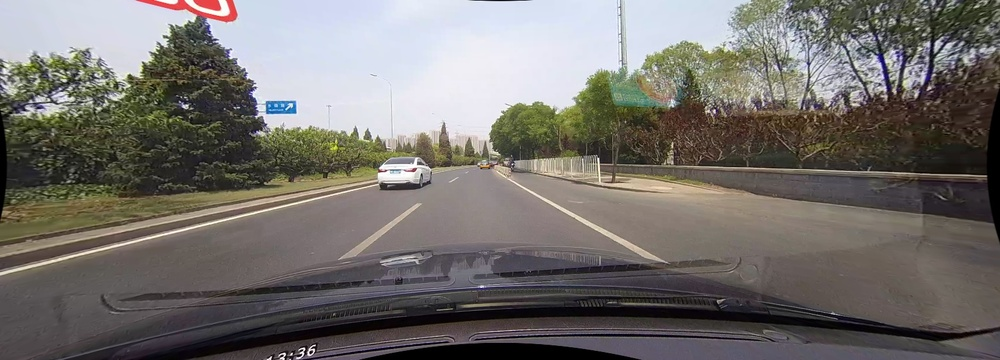
#> input picture 多媒體/Homework1_108810039_張洸銘/2.jpg, 1000 x 360 px, shrunk from 1640 x 590 before the run
$ python homework.py
#> lines starting #> are read from the running program, lines starting #| are printed output that depends on the picture; after the words box and inside, x2 and y2 are one past the last pixel; in counts of white or black regions, pixels touching at a corner belong together
import numpy as np
import cv2

image = cv2.imread('2.jpg')
#> image is the input picture: shape (360, 1000, 3); mean B, G, R 108.1, 112, 115.7
cv2.imshow('image', image)
cv2.imwrite('result/image.jpg', image)
gray = cv2.cvtColor(image, cv2.COLOR_BGR2GRAY)
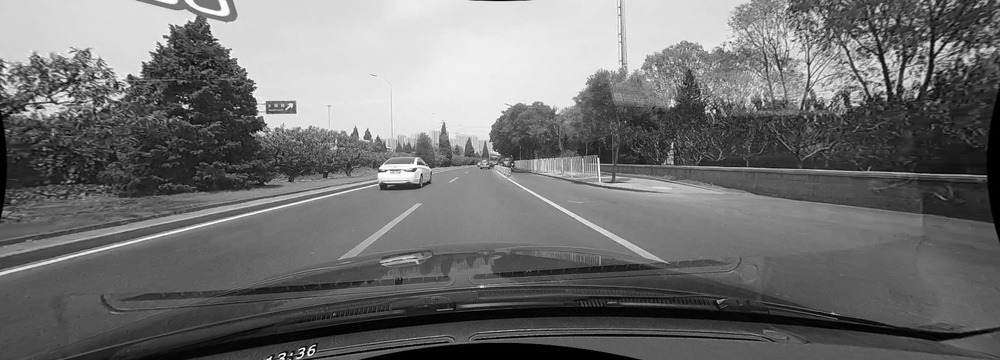
#> gray: shape (360, 1000); min 0, max 255, mean 112.7
cv2.imshow('gray', gray)
cv2.imwrite('result/gray.jpg', gray)

gray = cv2.equalizeHist(gray)
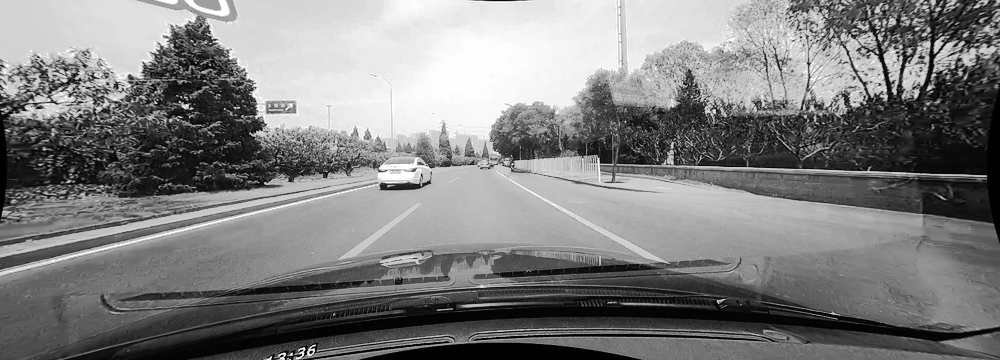
#> gray: shape (360, 1000); min 0, max 255, mean 127.1
cv2.imshow('equalizehist', gray)
cv2.imwrite('result/equalizehist.jpg', gray)

kernel_size = 5
blur_gray = cv2.GaussianBlur(gray, (kernel_size, kernel_size), 0)
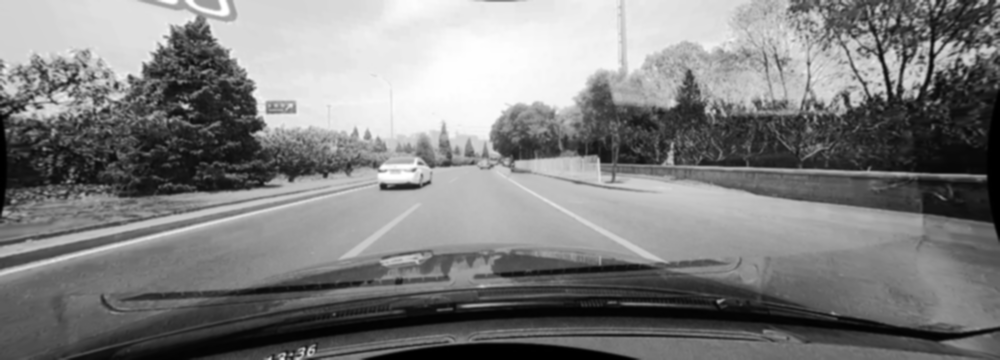
#> blur_gray: shape (360, 1000); min 0, max 255, mean 127.1
cv2.imshow('blur gray', blur_gray)
cv2.imwrite('result/blur_gray.jpg', blur_gray)

_, threshold_image = cv2.threshold(blur_gray, 200, 255, cv2.THRESH_BINARY)
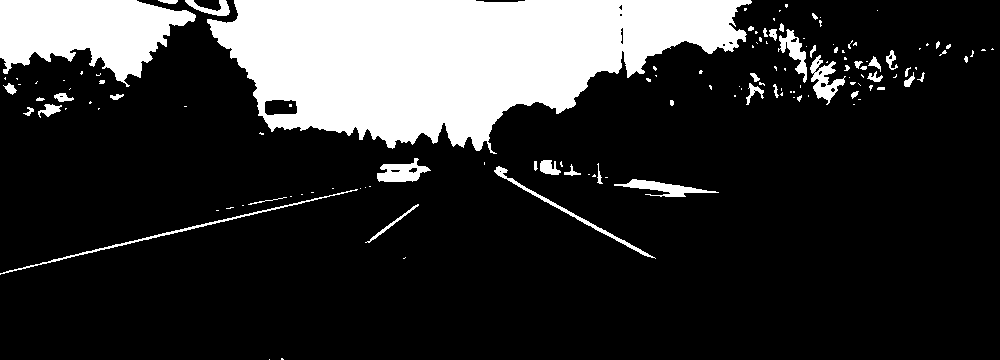
#> threshold_image: shape (360, 1000); 19.5% white; 135 white regions (88 under 20 px), largest, box (x1, y1, x2, y2) and area: (207, 0, 752, 154) 52365, (0, 0, 196, 87) 10512, (0, 189, 358, 275) 779
cv2.imshow('threshold', threshold_image)
cv2.imwrite('result/threshold_image.jpg', threshold_image)

kernel = np.ones((3, 3), np.uint8)
morphology_image = cv2.morphologyEx(threshold_image, cv2.MORPH_OPEN, kernel)
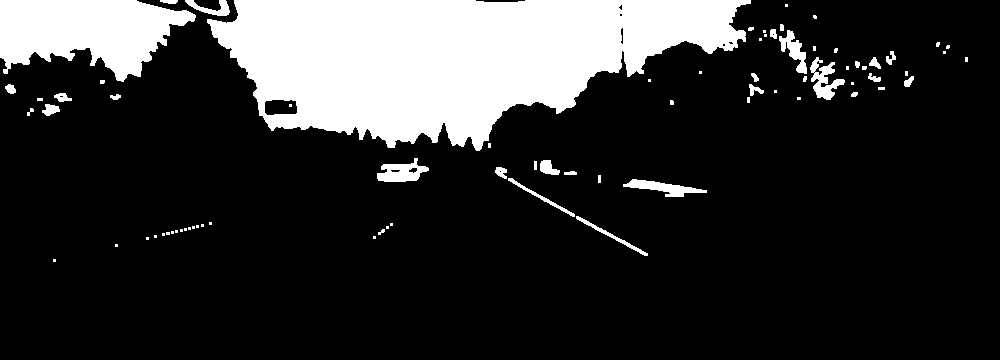
#> morphology_image: shape (360, 1000); 18.9% white; 77 white regions (43 under 20 px), largest, box (x1, y1, x2, y2) and area: (207, 0, 751, 151) 52250, (0, 0, 196, 82) 10467, (377, 158, 429, 182) 713
cv2.imshow('mor', morphology_image)
cv2.imwrite('result/morphology_image.jpg', morphology_image)

low_threshold = 100
high_threshold = 200
masked_edges = cv2.Canny(morphology_image, low_threshold, high_threshold)
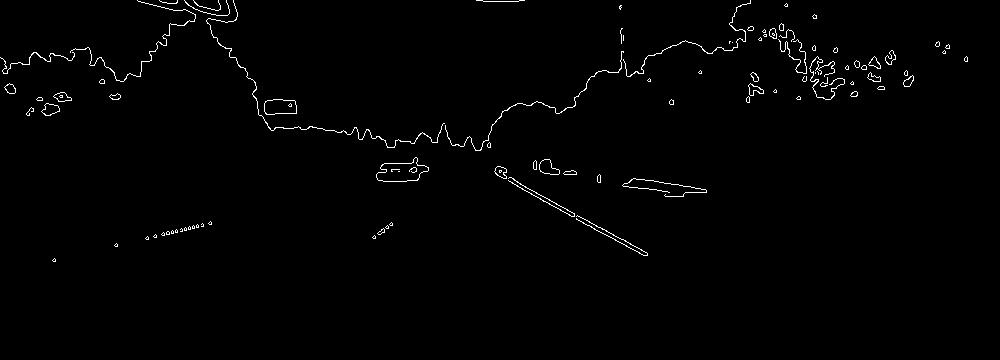
#> masked_edges: shape (360, 1000); 1.1% white in thin lines or dots, all inside (x1, y1, x2, y2) = (0, 0, 968, 262)
cv2.imshow('masked', masked_edges)
cv2.imwrite('result/masked_edges.jpg', masked_edges)

rho = 1
theta = np.pi / 180
threshold = 50
min_line_length = 100
max_line_gap = 20

line_image = np.copy(image)

lines = cv2.HoughLinesP(masked_edges, rho, theta, threshold, min_line_length, max_line_gap)
#> lines = [[524, 190, 558, 208], [601, 232, 627, 246], [275, 113, 296, 113]]

for line in lines:
    x1,y1,x2,y2 = line[0]
    cv2.line(line_image,(x1,y1),(x2,y2),(0,0,255),10)
#> this loop made 3 passes
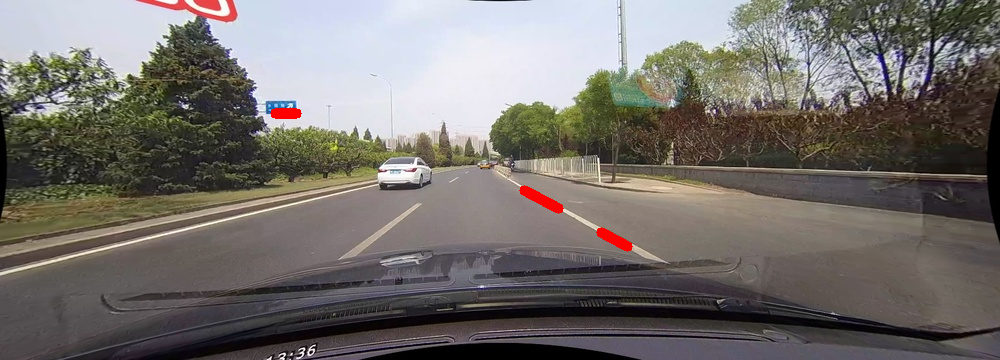
#> line_image: shape (360, 1000, 3); 0.33% of pixels changed, all inside (x1, y1, x2, y2) = (270, 108, 633, 252)

# color_edges = np.dstack((masked_edges, masked_edges, masked_edges))

# combo = cv2.addWeighted(color_edges, 0.8, line_image, 1, 0)

cv2.imshow('result', line_image)
cv2.imwrite('result/result.jpg', line_image)
cv2.waitKey(0)
cv2.destroyAllWindows()
